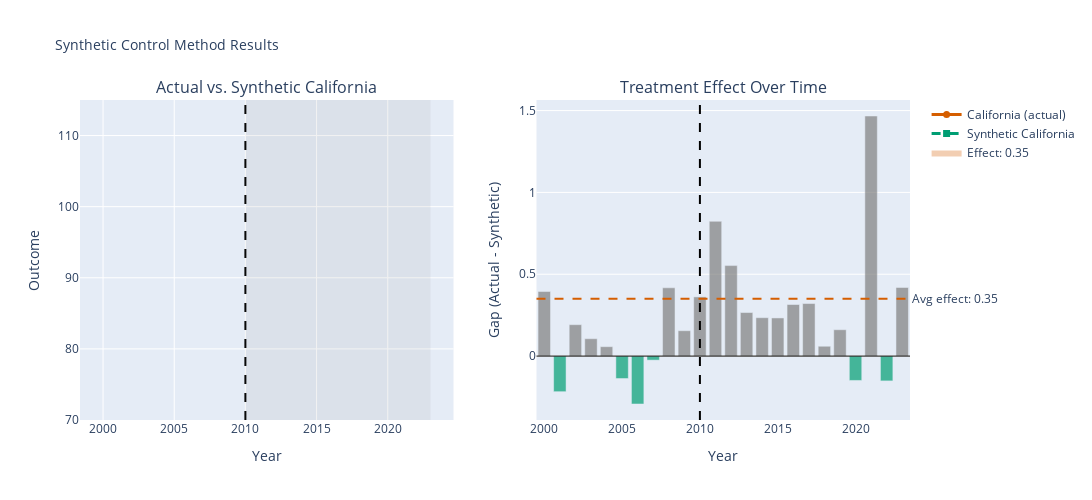

The notebook cell saved with this chart:
### Code cell
# =============================================================================
# Visualize Synthetic Control Results
# =============================================================================

fig = make_subplots(rows=1, cols=2, subplot_titles=('Actual vs. Synthetic California', 'Treatment Effect Over Time'))

# 1. Treated vs Synthetic
fig.add_trace(
    go.Scatter(x=scm_result['times'], y=scm_result['treated'],
              mode='lines+markers', name='California (actual)',
              line=dict(color=TREATED_COLOR, width=3),
              marker=dict(size=7, symbol='circle')),
    row=1, col=1
)
fig.add_trace(
    go.Scatter(x=scm_result['times'], y=scm_result['synthetic'],
              mode='lines+markers', name='Synthetic California',
              line=dict(color=SYNTHETIC_COLOR, width=3, dash='dash'),
              marker=dict(size=7, symbol='square')),
    row=1, col=1
)

# Shade the treatment effect area
fig.add_trace(
    go.Scatter(x=np.concatenate([scm_result['times'][post_mask], scm_result['times'][post_mask][::-1]]),
              y=np.concatenate([scm_result['treated'][post_mask], scm_result['synthetic'][post_mask][::-1]]),
              fill='toself', fillcolor=f'rgba(213, 94, 0, 0.3)',
              line=dict(color='rgba(255,255,255,0)'),
              name=f'Effect: {avg_effect:.2f}', showlegend=True),
    row=1, col=1
)

fig.add_vline(x=treatment_year_actual, line=dict(color='black', dash='dash', width=2), row=1, col=1)
fig.add_vrect(x0=treatment_year_actual, x1=years[-1], fillcolor='gray', opacity=0.1, line_width=0, row=1, col=1)

# 2. Gap plot
gaps = scm_result['treated'] - scm_result['synthetic']
bar_colors = [SYNTHETIC_COLOR if g < 0 else DONOR_COLOR for g in gaps]

fig.add_trace(
    go.Bar(x=scm_result['times'], y=gaps, name='Gap',
          marker_color=bar_colors, opacity=0.7, showlegend=False),
    row=1, col=2
)

fig.add_hline(y=0, line=dict(color='black', width=1), row=1, col=2)
fig.add_vline(x=treatment_year_actual, line=dict(color='black', dash='dash', width=2), row=1, col=2)
fig.add_hline(y=avg_effect, line=dict(color=TREATED_COLOR, dash='dash', width=2), row=1, col=2,
             annotation_text=f'Avg effect: {avg_effect:.2f}', annotation_position='right')

fig.update_xaxes(title_text='Year', row=1, col=1)
fig.update_yaxes(title_text='Outcome', range=[70, 115], row=1, col=1)
fig.update_xaxes(title_text='Year', row=1, col=2)
fig.update_yaxes(title_text='Gap (Actual - Synthetic)', row=1, col=2)

fig.update_layout(
    title_text='Synthetic Control Method Results',
    title_font_size=14,
    height=500, width=1100,
    showlegend=True
)

fig.show()

### Figure 1 — Plotly figure (JSON) as saved in the notebook; plotly's stock layout.template omitted (floating-point values rounded to 4 significant figures)
{"data": [{"line": {"color": "#D55E00", "width": 3}, "marker": {"size": 7, "symbol": "circle"}, "mode": "lines+markers", "name": "California (actual)", "type": "scatter", "x": [2000, 2001, 2002, 2003, 2004, 2005, 2006, 2007, 2008, 2009, 2010, 2011, 2012, 2013, 2014, 2015, 2016, 2017, 2018, 2019, 2020, 2021, 2022, 2023], "xaxis": "x", "y": [4.925, 5.458, 6.733, 6.9, 6.225, 5.392, 4.892, 5.317, 7.283, 11.45, 12.32, 11.73, 10.39, 9.025, 7.567, 6.217, 5.517, 4.833, 4.258, 4.092, 10.17, 7.35, 4.292, 4.725], "yaxis": "y"}, {"line": {"color": "#009E73", "dash": "dash", "width": 3}, "marker": {"size": 7, "symbol": "square"}, "mode": "lines+markers", "name": "Synthetic California", "type": "scatter", "x": [2000, 2001, 2002, 2003, 2004, 2005, 2006, 2007, 2008, 2009, 2010, 2011, 2012, 2013, 2014, 2015, 2016, 2017, 2018, 2019, 2020, 2021, 2022, 2023], "xaxis": "x", "y": [4.531, 5.676, 6.542, 6.794, 6.168, 5.529, 5.184, 5.341, 6.866, 11.29, 11.96, 10.91, 9.839, 8.759, 7.332, 5.984, 5.202, 4.512, 4.198, 3.931, 10.32, 5.883, 4.443, 4.306], "yaxis": "y"}, {"fill": "toself", "fillcolor": "rgba(213, 94, 0, 0.3)", "line": {"color": "rgba(255,255,255,0)"}, "name": "Effect: 0.35", "showlegend": true, "type": "scatter", "x": [2010, 2011, 2012, 2013, 2014, 2015, 2016, 2017, 2018, 2019, 2020, 2021, 2022, 2023, 2023, 2022, 2021, 2020, 2019, 2018, 2017, 2016, 2015, 2014, 2013, 2012, 2011, 2010], "xaxis": "x", "y": [12.32, 11.73, 10.39, 9.025, 7.567, 6.217, 5.517, 4.833, 4.258, 4.092, 10.17, 7.35, 4.292, 4.725, 4.306, 4.443, 5.883, 10.32, 3.931, 4.198, 4.512, 5.202, 5.984, 7.332, 8.759, 9.839, 10.91, 11.96], "yaxis": "y"}, {"marker": {"color": ["#7f7f7f", "#009E73", "#7f7f7f", "#7f7f7f", "#7f7f7f", "#009E73", "#009E73", "#009E73", "#7f7f7f", "#7f7f7f", "#7f7f7f", "#7f7f7f", "#7f7f7f", "#7f7f7f", "#7f7f7f", "#7f7f7f", "#7f7f7f", "#7f7f7f", "#7f7f7f", "#7f7f7f", "#009E73", "#7f7f7f", "#009E73", "#7f7f7f"]}, "name": "Gap", "opacity": 0.7, "showlegend": false, "type": "bar", "x": [2000, 2001, 2002, 2003, 2004, 2005, 2006, 2007, 2008, 2009, 2010, 2011, 2012, 2013, 2014, 2015, 2016, 2017, 2018, 2019, 2020, 2021, 2022, 2023], "xaxis": "x2", "y": [0.3944, -0.2176, 0.1918, 0.1061, 0.05741, -0.1372, -0.2928, -0.02477, 0.4172, 0.155, 0.3616, 0.8235, 0.5529, 0.2661, 0.2345, 0.233, 0.3151, 0.3209, 0.06006, 0.161, -0.1489, 1.467, -0.1516, 0.419], "yaxis": "y2"}], "layout": {"annotations": [{"font": {"size": 16}, "showarrow": false, "text": "Actual vs. Synthetic California", "x": 0.225, "xanchor": "center", "xref": "paper", "y": 1, "yanchor": "bottom", "yref": "paper"}, {"font": {"size": 16}, "showarrow": false, "text": "Treatment Effect Over Time", "x": 0.775, "xanchor": "center", "xref": "paper", "y": 1, "yanchor": "bottom", "yref": "paper"}, {"showarrow": false, "text": "Avg effect: 0.35", "x": 1, "xanchor": "left", "xref": "x2 domain", "y": 0.351, "yanchor": "middle", "yref": "y2"}], "height": 500, "shapes": [{"line": {"color": "black", "dash": "dash", "width": 2}, "type": "line", "x0": 2010, "x1": 2010, "xref": "x", "y0": 0, "y1": 1, "yref": "y domain"}, {"fillcolor": "gray", "line": {"width": 0}, "opacity": 0.1, "type": "rect", "x0": 2010, "x1": 2023, "xref": "x", "y0": 0, "y1": 1, "yref": "y domain"}, {"line": {"color": "black", "width": 1}, "type": "line", "x0": 0, "x1": 1, "xref": "x2 domain", "y0": 0, "y1": 0, "yref": "y2"}, {"line": {"color": "black", "dash": "dash", "width": 2}, "type": "line", "x0": 2010, "x1": 2010, "xref": "x2", "y0": 0, "y1": 1, "yref": "y2 domain"}, {"line": {"color": "#D55E00", "dash": "dash", "width": 2}, "type": "line", "x0": 0, "x1": 1, "xref": "x2 domain", "y0": 0.351, "y1": 0.351, "yref": "y2"}], "showlegend": true, "title": {"font": {"size": 14}, "text": "Synthetic Control Method Results"}, "width": 1100, "xaxis": {"anchor": "y", "domain": [0, 0.45], "title": {"text": "Year"}}, "xaxis2": {"anchor": "y2", "domain": [0.55, 1], "title": {"text": "Year"}}, "yaxis": {"anchor": "x", "domain": [0, 1], "range": [70, 115], "title": {"text": "Outcome"}}, "yaxis2": {"anchor": "x2", "domain": [0, 1], "title": {"text": "Gap (Actual - Synthetic)"}}}}
